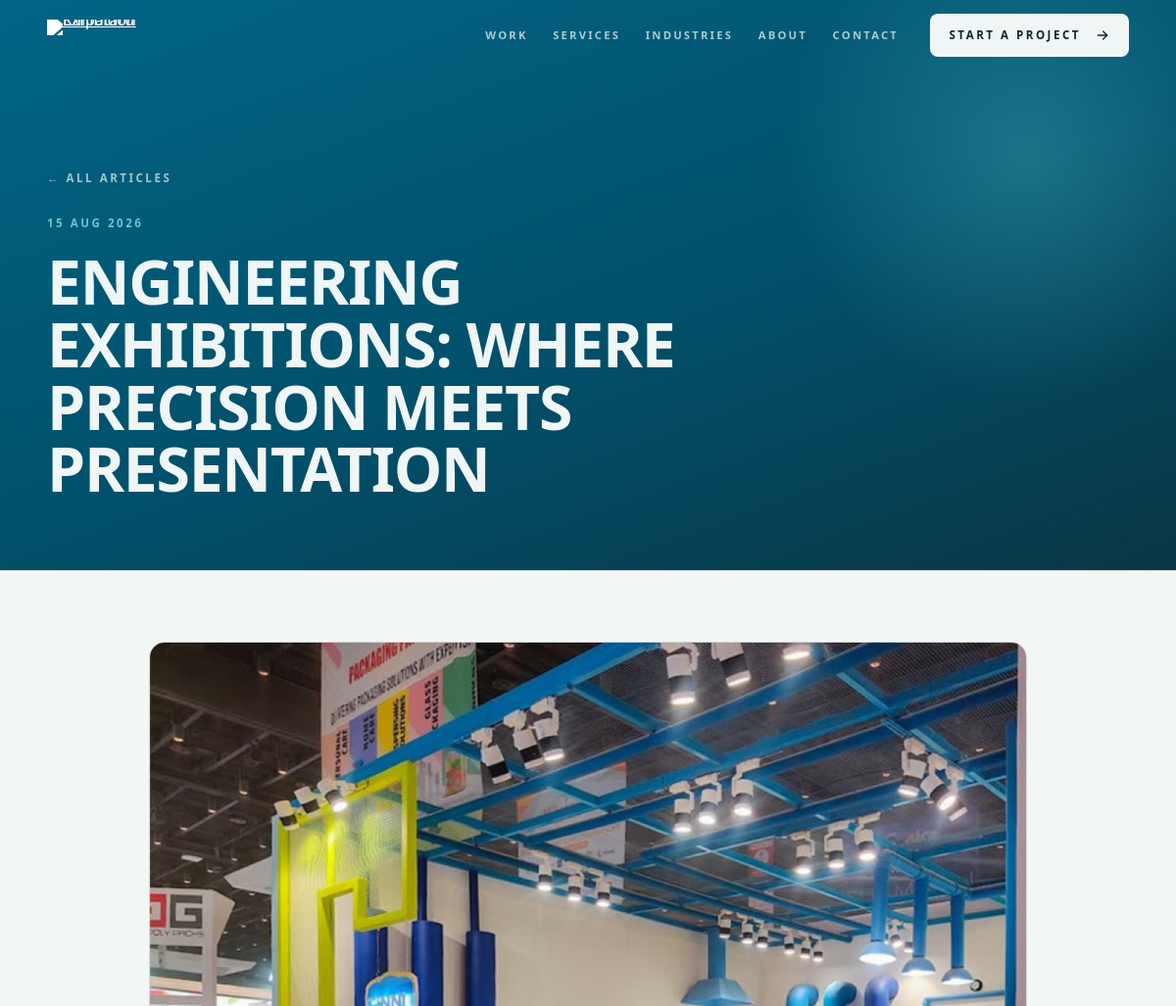
The page /blog/engineering-exhibition-stalls (upper part) on the database as committed earlier.
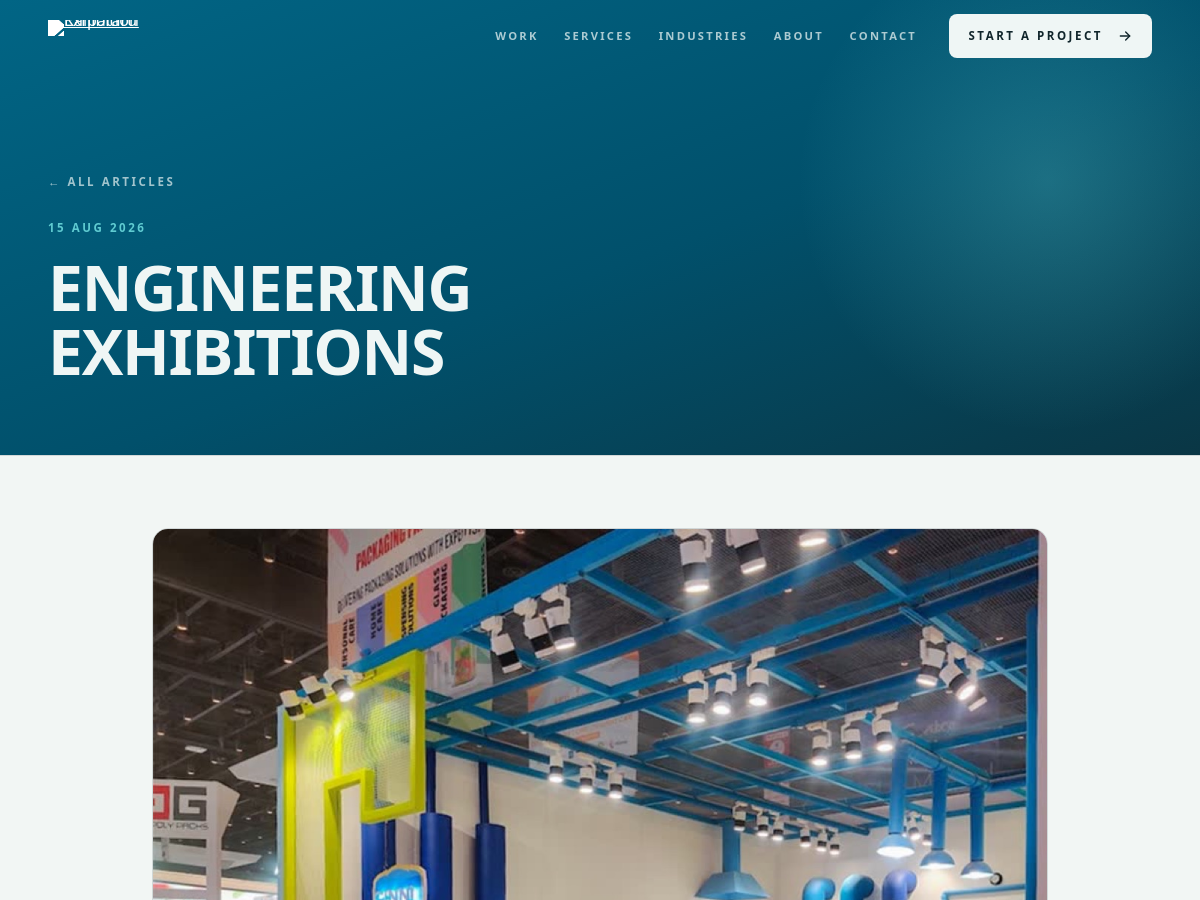
The same page on the database as committed later.
### tables this page shows
CREATE TABLE IF NOT EXISTS blog_posts (
	id INT UNSIGNED NOT NULL AUTO_INCREMENT,
	title VARCHAR(190) NOT NULL,
	slug VARCHAR(190) NOT NULL,
	excerpt VARCHAR(500) NOT NULL DEFAULT '',
	body MEDIUMTEXT NOT NULL,
	cover VARCHAR(255) NOT NULL DEFAULT '',
	status ENUM('draft', 'published') NOT NULL DEFAULT 'draft',
	created_at TIMESTAMP NOT NULL DEFAULT CURRENT_TIMESTAMP,
	updated_at TIMESTAMP NOT NULL DEFAULT CURRENT_TIMESTAMP ON UPDATE CURRENT_TIMESTAMP,
	PRIMARY KEY (id),
	UNIQUE KEY idx_slug (slug),
	KEY idx_status (status)
);

### lib/helpers.php (called while the page is built, shortened)
<?php
function e(?string $s): string
{
	return htmlspecialchars((string) $s, ENT_QUOTES, 'UTF-8');
}
function clean_input(mixed $v, int $max): string
{
	$v = preg_replace('/[\x00-\x08\x0B\x0C\x0E-\x1F]/u', '', trim($v));
	return mb_substr($v, 0, $max);
}

### lib/db.php (called while the page is built, shortened)
<?php
function db(): PDO
{
	static $pdo = null;
	if ($pdo === null) {
		$pdo = new PDO(
			'mysql:host=' . DB_HOST . ';dbname=' . DB_NAME . ';charset=utf8mb4',
			DB_USER,
			DB_PASS,
			[
				PDO::ATTR_ERRMODE            => PDO::ERRMODE_EXCEPTION,
				PDO::ATTR_DEFAULT_FETCH_MODE => PDO::FETCH_ASSOC,
				PDO::ATTR_EMULATE_PREPARES   => false,
			]
		);
	}
	return $pdo;
}

### lib/blog.php (called while the page is built, shortened)
<?php
require_once __DIR__ . '/db.php';
require_once __DIR__ . '/helpers.php';
function blog_get_by_slug(string $slug): ?array
{
	$stmt = db()->prepare('SELECT * FROM blog_posts WHERE slug = ?');
	$stmt->execute([$slug]);
	$row = $stmt->fetch();
	return $row === false ? null : $row;
}

### blog/post.php (the view, shortened to what this page needs)
<?php
require_once __DIR__ . '/../lib/blog.php';
$slug    = clean_input($_GET['slug'] ?? '', 190);
$post    = $slug === '' ? null : blog_get_by_slug($slug);
$allowed = $post !== null && ($post['status'] === 'published' || is_logged_in());
require __DIR__ . '/_partials/header.php';
if (!$allowed):
?>
<section class="blog-hero theme-dark tone-ink" id="top">
	<div class="container">
		<span class="eyebrow">Journal</span>
		<h1 class="blog-hero__title">Post not found</h1>
		<p class="blog-hero__sub">That article doesn't exist, or it has been moved or unpublished.</p>
	</div>
</section>
<section class="section">
	<div class="container">
		<div class="blog-empty">
			<a class="btn btn--solid" href="/blog/">
				<span class="btn__label">All articles</span>
				<span class="btn__arrow" aria-hidden="true"><svg viewBox="0 0 24 24" fill="none" stroke="currentColor" stroke-width="2" stroke-linecap="round" stroke-linejoin="round"><path d="M5 12h14" /><path d="m13 6 6 6-6 6" /></svg></span>
			</a>
		</div>
	</div>
</section>
<?php else: ?>
<section class="blog-hero theme-dark tone-ink" id="top">
	<div class="container">
		<a class="blog-hero__back" href="/blog/">← All articles</a>
		<p class="blog-hero__date">
			<?= e(date('d M Y', strtotime((string) $post['created_at']))) ?>
		</p>
		<h1 class="blog-hero__title"><?= e($post['title']) ?></h1>
	</div>
</section>
<?php if ($post['cover'] !== ''): ?>
	<div class="container">
		<figure class="post-cover">
			<img src="/blog-images/<?= e($post['cover']) ?>" alt="<?= e($post['title']) ?>" />
		</figure>
	</div>
<?php endif; ?>
<?php
endif;
require __DIR__ . '/_partials/footer.php';

Rows that differ between the two databases and show on the page:
changed blog_posts: title "ENGINEERING EXHIBITIONS: WHERE PRECISION MEETS PRESENTATION" → "ENGINEERING EXHIBITIONS"
